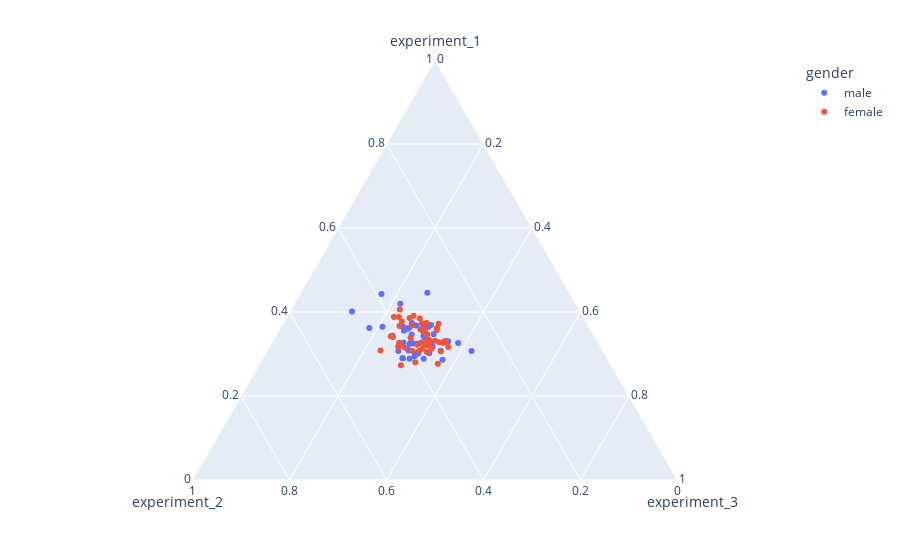

Notebook code for this chart:
### Code cell
df_exp = px.data.experiment()
px.scatter_ternary(df_exp, a='experiment_1',
b='experiment_2', c='experiment_3', hover_name='group', color='gender')

### Figure 1 — Plotly figure (JSON) as saved in the notebook; plotly's stock layout.template omitted (floating-point values rounded to 4 significant figures)
{"data": [{"a": [96.88, 97.69, 87.11, 102.0, 115.4, 99.62, 103.7, 97.41, 93.0, 122.5, 108.6, 108.2, 106.7, 91.77, 99.36, 104.2, 93.1, 112.8, 105.6, 101.6, 115.2, 94.98, 90.54, 102.1, 99.16, 101.2, 104.8, 107.0, 79.91, 106.5, 105.9, 82.45, 111.6, 125.5, 110.8, 83.83, 95.34, 88.39, 94.5, 88.03, 104.0, 94.75, 89.99, 106.5, 100.6, 100.2, 101.3, 102.8, 91.74, 106.4], "b": [93.42, 106.2, 107.0, 95.09, 105.1, 106.2, 103.6, 133.8, 119.1, 125.6, 114.6, 111.3, 125.5, 106.1, 129.0, 98.53, 117.5, 108.7, 100.3, 106.4, 101.2, 121.2, 106.5, 110.4, 115.9, 88.66, 92.47, 94.93, 93.62, 109.3, 91.33, 120.0, 121.4, 82.48, 118.0, 100.4, 106.7, 118.4, 112.7, 124.4, 136.7, 137.7, 115.9, 100.0, 120.9, 104.7, 105.7, 129.0, 111.1, 115.5], "c": [73.03, 103.4, 72.14, 111.8, 96.28, 97.96, 92.67, 85.87, 85.53, 110.2, 74.58, 96.23, 93.43, 84.87, 93.68, 84.78, 75.32, 80.05, 98.61, 69.8, 43.8, 99.42, 81.38, 82.11, 56.95, 84.2, 143.8, 126.2, 25.53, 78.05, 55.16, 81.85, 81.13, 73.54, 112.3, 93.74, 89.66, 92.98, 123.0, 92.49, 119.8, 94.41, 91.76, 115.6, 88.4, 73.25, 73.73, 52.11, 64.26, 123.5], "hovertemplate": "<b>%{hovertext}</b><br><br>gender=male<br>experiment_1=%{a}<br>experiment_2=%{b}<br>experiment_3=%{c}<extra></extra>", "hovertext": ["control", "treatment", "control", "treatment", "control", "treatment", "control", "treatment", "control", "treatment", "control", "treatment", "control", "treatment", "control", "treatment", "control", "treatment", "control", "treatment", "control", "treatment", "control", "treatment", "control", "treatment", "control", "treatment", "control", "treatment", "control", "treatment", "control", "treatment", "control", "treatment", "control", "treatment", "control", "treatment", "control", "treatment", "control", "treatment", "control", "treatment", "control", "treatment", "control", "treatment"], "legendgroup": "male", "marker": {"color": "#636efa", "symbol": "circle"}, "mode": "markers", "name": "male", "showlegend": true, "subplot": "ternary", "type": "scatterternary"}, {"a": [87.3, 103.0, 106.7, 117.8, 107.3, 100.9, 96.83, 111.7, 103.0, 111.7, 86.0, 107.0, 98.34, 114.0, 102.1, 90.84, 120.3, 97.39, 106.4, 79.63, 106.5, 96.78, 97.37, 113.3, 115.2, 102.2, 88.87, 79.43, 102.8, 116.6, 101.6, 103.5, 90.53, 90.21, 103.9, 104.9, 101.3, 100.5, 115.3, 108.2, 93.03, 105.4, 99.2, 106.5, 100.3, 108.2, 99.18, 108.2, 95.41, 94.27], "b": [129.6, 93.81, 94.02, 115.4, 134.5, 98.5, 118.3, 143.7, 113.5, 97.29, 102.8, 107.3, 120.7, 113.2, 96.76, 129.8, 128.1, 93.98, 99.2, 126.4, 107.3, 127.2, 103.5, 114.3, 102.8, 112.1, 99.9, 102.1, 115.6, 106.2, 120.1, 107.0, 98.72, 90.03, 110.8, 103.2, 112.4, 89.41, 113.7, 133.1, 108.4, 86.92, 130.1, 102.5, 99.54, 138.0, 88.57, 106.0, 84.45, 104.7], "c": [66.06, 57.0, 76.62, 98.65, 86.43, 81.58, 69.05, 99.0, 99.18, 99.83, 93.49, 68.65, 68.27, 83.28, 109.4, 103.4, 115.6, 106.3, 70.37, 85.42, 60.81, 81.07, 64.57, 114.1, 76.82, 96.88, 95.86, 105.4, 85.02, 89.43, 103.7, 99.33, 105.9, 94.68, 103.0, 113.1, 103.5, 91.39, 103.1, 110.2, 87.61, 91.17, 83.04, 89.83, 117.0, 105.1, 78.66, 64.52, 75.51, 92.39], "hovertemplate": "<b>%{hovertext}</b><br><br>gender=female<br>experiment_1=%{a}<br>experiment_2=%{b}<br>experiment_3=%{c}<extra></extra>", "hovertext": ["control", "treatment", "control", "treatment", "control", "treatment", "control", "treatment", "control", "treatment", "control", "treatment", "control", "treatment", "control", "treatment", "control", "treatment", "control", "treatment", "control", "treatment", "control", "treatment", "control", "treatment", "control", "treatment", "control", "treatment", "control", "treatment", "control", "treatment", "control", "treatment", "control", "treatment", "control", "treatment", "control", "treatment", "control", "treatment", "control", "treatment", "control", "treatment", "control", "treatment"], "legendgroup": "female", "marker": {"color": "#EF553B", "symbol": "circle"}, "mode": "markers", "name": "female", "showlegend": true, "subplot": "ternary", "type": "scatterternary"}], "layout": {"legend": {"title": {"text": "gender"}, "tracegroupgap": 0}, "margin": {"t": 60}, "ternary": {"aaxis": {"title": {"text": "experiment_1"}}, "baxis": {"title": {"text": "experiment_2"}}, "caxis": {"title": {"text": "experiment_3"}}, "domain": {"x": [0, 1], "y": [0, 1]}}}}
